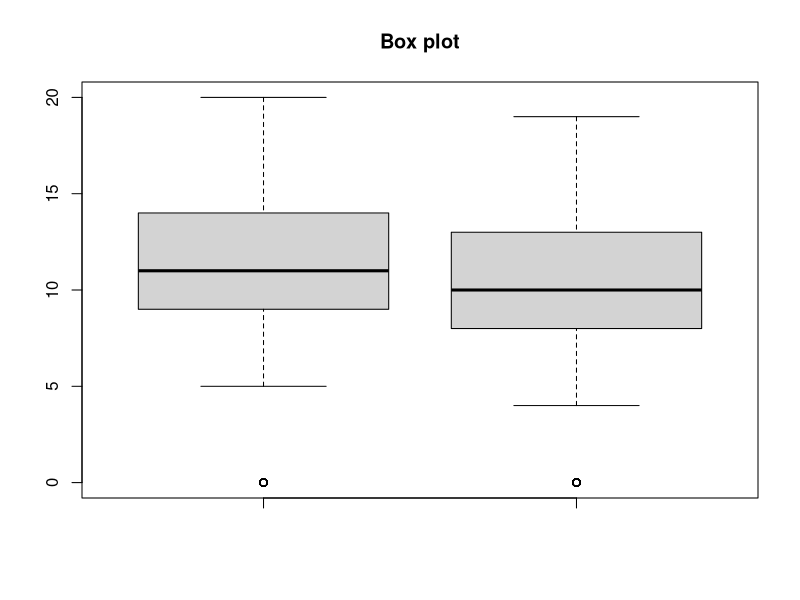
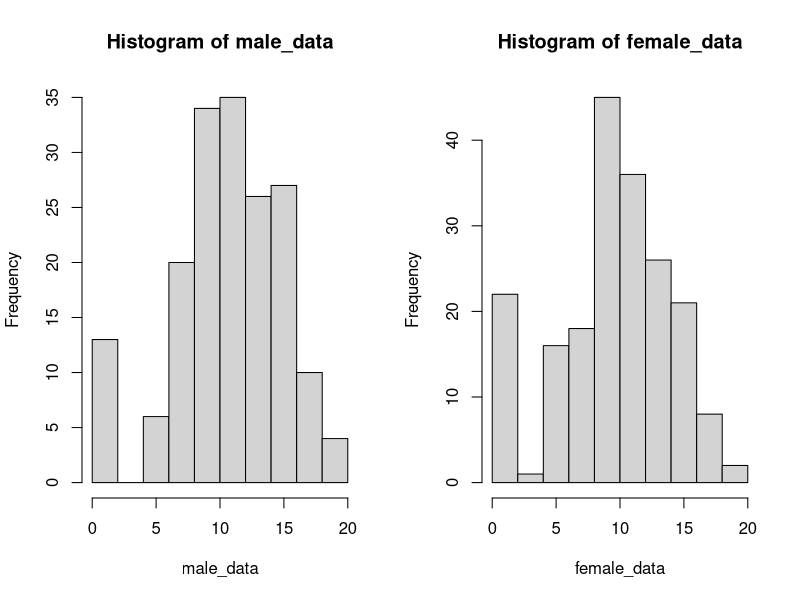
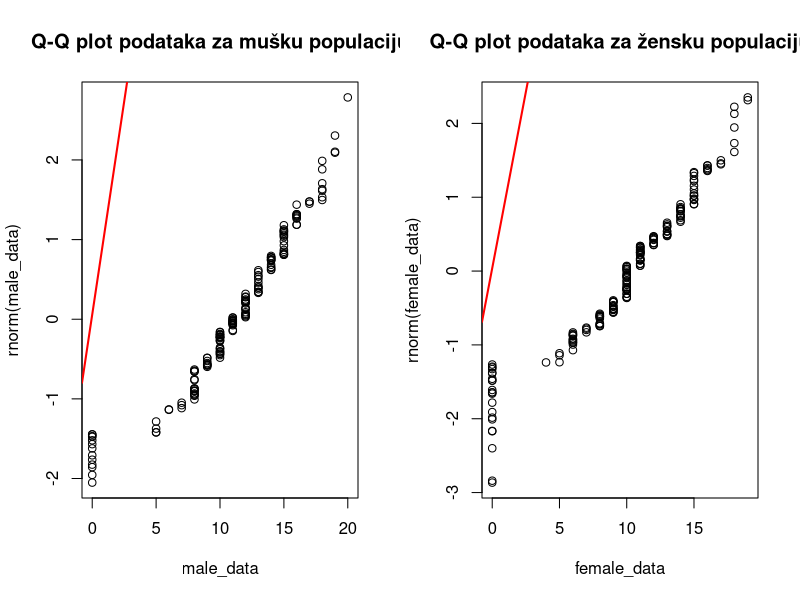
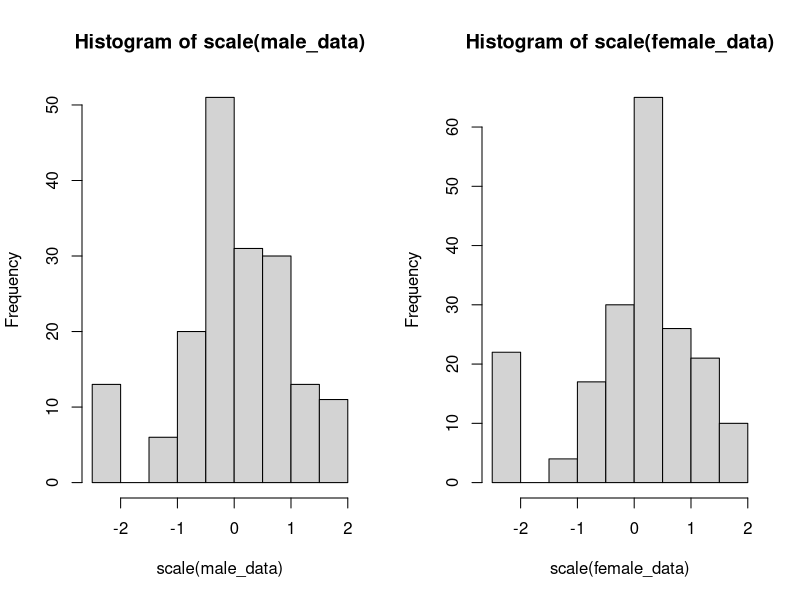
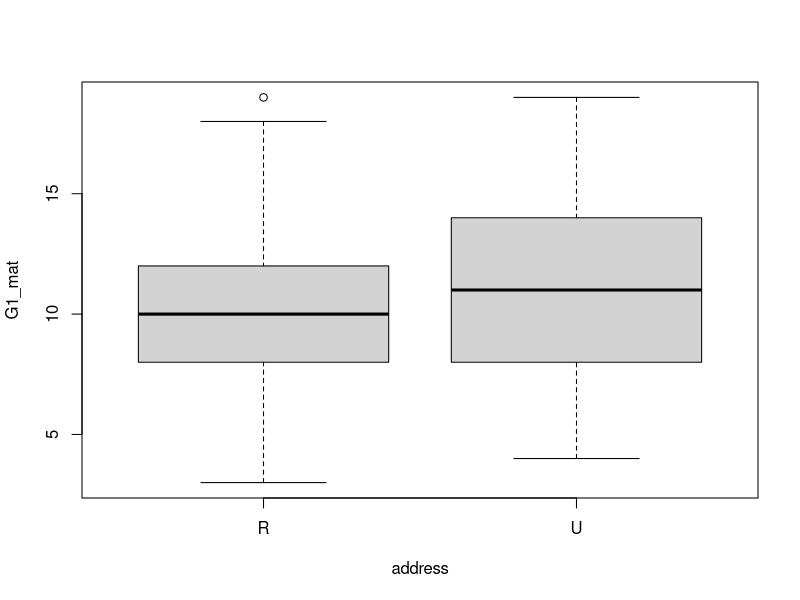

Generate these figures, in order, with R:
## ---- chunk 1
# učitavanje paketa
library(dplyr)
## ---- chunk 2
df <- read.csv("student_data.csv")
head(df)
## ---- chunk 3
dim(df)
## ---- chunk 4
names(df)
## ---- chunk 5
true_numeric <- c('age','absences_mat', 'absences_por', 
                  'G1_mat','G2_mat','G3_mat','G1_por','G2_por','G3_por')
summary(df[true_numeric])
## ---- chunk 6
absences <- c('absences_mat', 'absences_por')

find_outliers <- function(column) {
  Q1 <- quantile(column, 0.25, na.rm = TRUE)
  Q3 <- quantile(column, 0.75, na.rm = TRUE)
  IQR_value <- IQR(column, na.rm = TRUE)
  
  # Donja i gornja granica za outliere
  lower_bound <- Q1 - 1.5 * IQR_value
  upper_bound <- Q3 + 1.5 * IQR_value
  
  # Vraćanje indeksa outliera
  outliers <- which(column < lower_bound | column > upper_bound)
  return(outliers)
}

outliers_list <- lapply(df[absences], find_outliers)

print('Potencijalni stršeći podaci - izostanci iz matematike:')
print(df$absences_mat[outliers_list$absences_mat])
print('Potencijalni stršeći podaci - izostanci iz jezika:')
print(df$absences_por[outliers_list$absences_por])
## ---- chunk 7
# prije provjere zastupljenosti potrebno je faktorizirati kategorijske značajke
df %>% select(-all_of(true_numeric)) -> df_no_numeric

# Kreiranje tablice za prikaz
results <- sapply(names(df_no_numeric), function(n) {
  tab <- table(df[[n]])
  percent <- round(prop.table(tab)*100,2)
  paste0(names(tab), " -- ", tab, " (", percent, "%)",  collapse = " | ")
})

# Prikaz rezultata kao tablice
data.frame(Stupac = names(results), Vrijednosti = results, row.names = NULL)

# Output skriven iz PDF-a radi preglednosti
## ---- chunk 8

data_frame <- read.csv("student_data.csv", header = TRUE)

male_data <- subset(data_frame, sex == "M")

male_data <- male_data$G3_mat
  
  
female_data <- subset(data_frame, sex == "F")
female_data <- female_data$G3_mat

## ---- chunk 9

boxplot(male_data, female_data, main="Box plot")


## ---- chunk 10
par(mfrow=c(1,2))

hist(male_data)

hist(female_data)
par(mfrow=c(1,1))

## ---- chunk 11
par(mfrow=c(1,2))

qqplot(male_data,rnorm(male_data), main="Q-Q plot podataka za mušku populaciju")
qqline(rnorm(male_data), col="red", lwd=2)

qqplot(female_data,rnorm(female_data), main="Q-Q plot podataka za žensku populaciju")
qqline(rnorm(female_data), col="red", lwd=2)

par(mfrow=c(1,1))


## ---- chunk 12
par(mfrow=c(1,2))
hist(scale(male_data))
hist(scale(female_data))
par(mfrow=c(1,1))
## ---- chunk 13
wilcox.test(scale(male_data), scale(female_data))
## ---- chunk 14
wilcox.test(male_data, female_data)
## ---- chunk 15
student_data <- read.csv('student_data.csv')
head(student_data)
## ---- chunk 16
columns <- c('G1_mat', 'address')
grades <- student_data[columns]
## ---- chunk 17
grades$address <- factor(grades$address)

plot(G1_mat ~ address, grades)
## ---- chunk 18
group <- grades$address
g1_mat <- grades$G1_mat

contingency_table <- table(group, g1_mat)

N <- length(group)
num <- table(group)
num_R <- num['R']
num_U <- num['U']

counter <- 0

for (i in 1:ncol(contingency_table)) {
  value <- 0
  for (j in 1:nrow(contingency_table)) {
    value <- value + contingency_table[j, i]
  }
  
  expected_R <- N * (value / N) * (num_R / N)
  expected_U <- N * (value / N) * (num_U / N)
  
  if (expected_R < 5) {
    counter <- counter + 1
  }
  
  if (expected_U < 5) {
    counter <- counter + 1
  }
}

print(paste("Postoji ", counter, " očekivanih vrijednosti s vrijednošću manjom od 5, te ne možemo provesti hi-kvadrat test homogenosti/nezavisnosti podataka"))
## ---- chunk 19
# Testiranje homogenosti varijanci uzoraka
# Bartlettov test

bartlett_test_result <- bartlett.test(G1_mat ~ address, grades)

print(bartlett_test_result)
## ---- chunk 20
table(grades$address, useNA = 'always')
## ---- chunk 21
anova_result <- aov(G1_mat ~ address, grades)

summary(anova_result)
